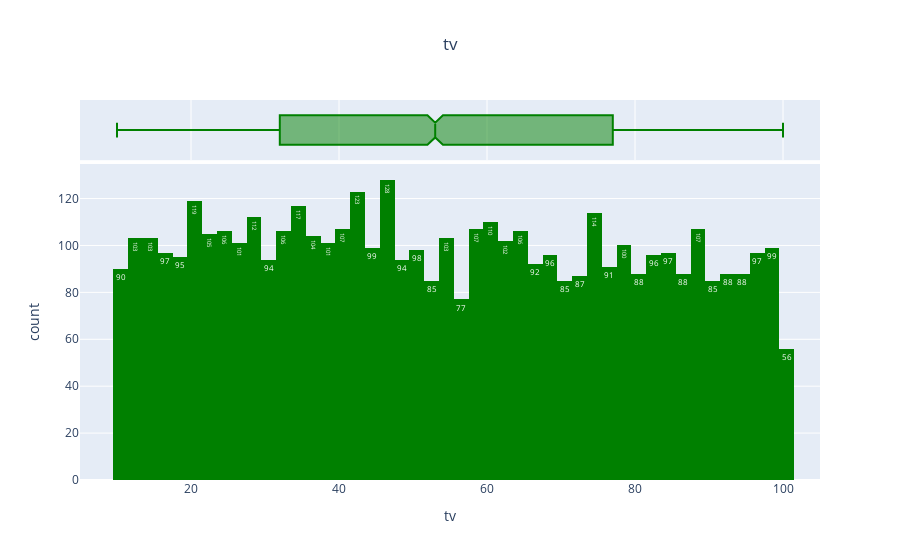
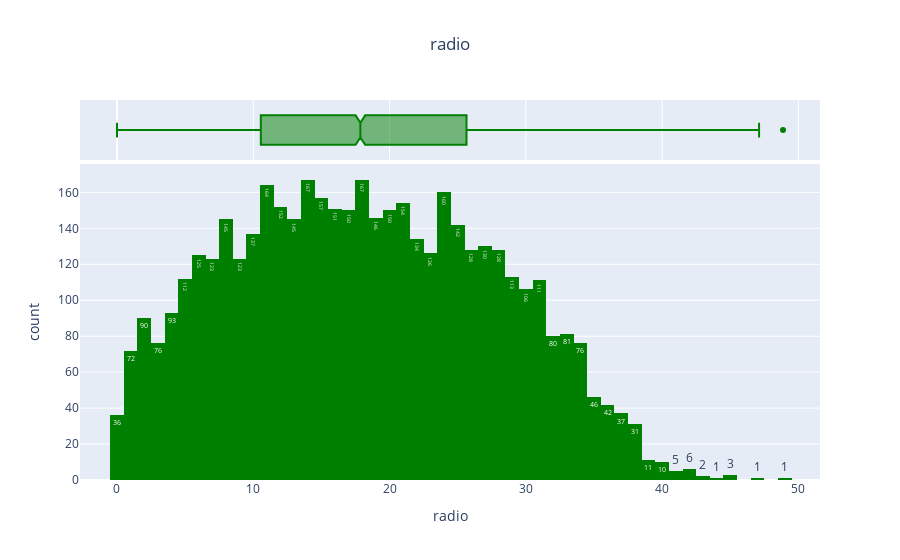
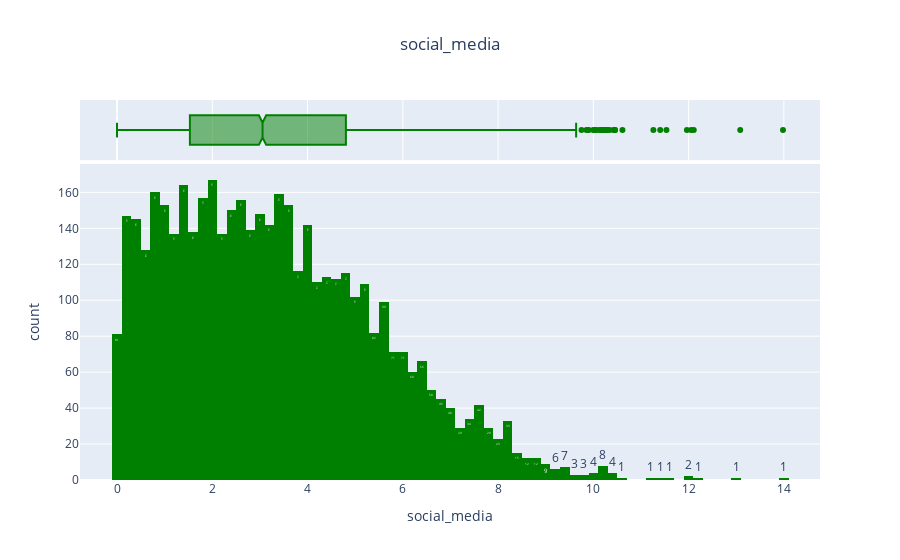
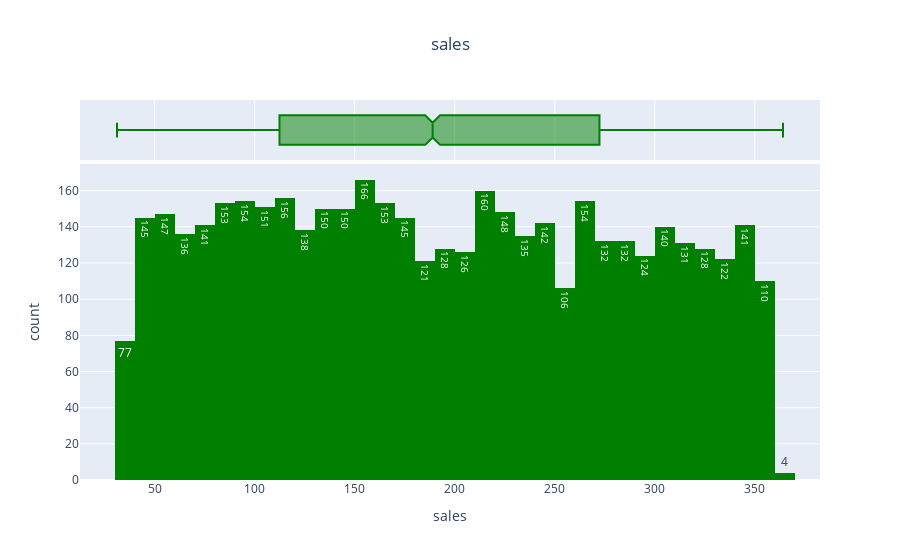

Notebook cell for these charts, in order:
### Code cell
lst=['tv','radio','social_media','sales','influencer','class']
for i in lst :
    print(f'for feature {i} : \n',df[i].value_counts())
    print()
    fig=px.histogram(df,i,title=f'{i}',color_discrete_sequence=['green'],marginal='box',text_auto=True)
    fig.update_layout(title_x=0.5)
    fig.show()
    print("-------------------------------------------------------------------------------")

### Figure 1 — Plotly figure (JSON) as saved in the notebook; plotly's stock layout.template omitted (floating-point values rounded to 4 significant figures; data arrays with more than 128 entries replaced by an {"elided": "..."} marker saying what was removed)
{"data": [{"alignmentgroup": "True", "bingroup": "x", "hovertemplate": "tv=%{x}<br>count=%{y}<extra></extra>", "legendgroup": "", "marker": {"color": "green", "pattern": {"shape": ""}}, "name": "", "offsetgroup": "", "orientation": "v", "showlegend": false, "texttemplate": "%{value}", "type": "histogram", "x": {"elided": "4546 int values"}, "xaxis": "x", "yaxis": "y"}, {"alignmentgroup": "True", "hovertemplate": "tv=%{x}<extra></extra>", "legendgroup": "", "marker": {"color": "green"}, "name": "", "notched": true, "offsetgroup": "", "showlegend": false, "type": "box", "x": {"elided": "4546 int values"}, "xaxis": "x2", "yaxis": "y2"}], "layout": {"barmode": "relative", "legend": {"tracegroupgap": 0}, "title": {"text": "tv", "x": 0.5}, "xaxis": {"anchor": "y", "domain": [0, 1], "title": {"text": "tv"}}, "xaxis2": {"anchor": "y2", "domain": [0, 1], "matches": "x", "showgrid": true, "showticklabels": false}, "yaxis": {"anchor": "x", "domain": [0, 0.8316], "title": {"text": "count"}}, "yaxis2": {"anchor": "x2", "domain": [0.8416, 1], "matches": "y2", "showgrid": false, "showline": false, "showticklabels": false, "ticks": ""}}}

### Figure 2 — Plotly figure (JSON) as saved in the notebook; plotly's stock layout.template omitted (floating-point values rounded to 4 significant figures; data arrays with more than 128 entries replaced by an {"elided": "..."} marker saying what was removed)
{"data": [{"alignmentgroup": "True", "bingroup": "x", "hovertemplate": "radio=%{x}<br>count=%{y}<extra></extra>", "legendgroup": "", "marker": {"color": "green", "pattern": {"shape": ""}}, "name": "", "offsetgroup": "", "orientation": "v", "showlegend": false, "texttemplate": "%{value}", "type": "histogram", "x": {"elided": "4546 float values"}, "xaxis": "x", "yaxis": "y"}, {"alignmentgroup": "True", "hovertemplate": "radio=%{x}<extra></extra>", "legendgroup": "", "marker": {"color": "green"}, "name": "", "notched": true, "offsetgroup": "", "showlegend": false, "type": "box", "x": {"elided": "4546 float values"}, "xaxis": "x2", "yaxis": "y2"}], "layout": {"barmode": "relative", "legend": {"tracegroupgap": 0}, "title": {"text": "radio", "x": 0.5}, "xaxis": {"anchor": "y", "domain": [0, 1], "title": {"text": "radio"}}, "xaxis2": {"anchor": "y2", "domain": [0, 1], "matches": "x", "showgrid": true, "showticklabels": false}, "yaxis": {"anchor": "x", "domain": [0, 0.8316], "title": {"text": "count"}}, "yaxis2": {"anchor": "x2", "domain": [0.8416, 1], "matches": "y2", "showgrid": false, "showline": false, "showticklabels": false, "ticks": ""}}}

### Figure 3 — Plotly figure (JSON) as saved in the notebook; plotly's stock layout.template omitted (floating-point values rounded to 4 significant figures; data arrays with more than 128 entries replaced by an {"elided": "..."} marker saying what was removed)
{"data": [{"alignmentgroup": "True", "bingroup": "x", "hovertemplate": "social_media=%{x}<br>count=%{y}<extra></extra>", "legendgroup": "", "marker": {"color": "green", "pattern": {"shape": ""}}, "name": "", "offsetgroup": "", "orientation": "v", "showlegend": false, "texttemplate": "%{value}", "type": "histogram", "x": {"elided": "4546 float values"}, "xaxis": "x", "yaxis": "y"}, {"alignmentgroup": "True", "hovertemplate": "social_media=%{x}<extra></extra>", "legendgroup": "", "marker": {"color": "green"}, "name": "", "notched": true, "offsetgroup": "", "showlegend": false, "type": "box", "x": {"elided": "4546 float values"}, "xaxis": "x2", "yaxis": "y2"}], "layout": {"barmode": "relative", "legend": {"tracegroupgap": 0}, "title": {"text": "social_media", "x": 0.5}, "xaxis": {"anchor": "y", "domain": [0, 1], "title": {"text": "social_media"}}, "xaxis2": {"anchor": "y2", "domain": [0, 1], "matches": "x", "showgrid": true, "showticklabels": false}, "yaxis": {"anchor": "x", "domain": [0, 0.8316], "title": {"text": "count"}}, "yaxis2": {"anchor": "x2", "domain": [0.8416, 1], "matches": "y2", "showgrid": false, "showline": false, "showticklabels": false, "ticks": ""}}}

### Figure 4 — Plotly figure (JSON) as saved in the notebook; plotly's stock layout.template omitted (floating-point values rounded to 4 significant figures; data arrays with more than 128 entries replaced by an {"elided": "..."} marker saying what was removed)
{"data": [{"alignmentgroup": "True", "bingroup": "x", "hovertemplate": "sales=%{x}<br>count=%{y}<extra></extra>", "legendgroup": "", "marker": {"color": "green", "pattern": {"shape": ""}}, "name": "", "offsetgroup": "", "orientation": "v", "showlegend": false, "texttemplate": "%{value}", "type": "histogram", "x": {"elided": "4546 float values"}, "xaxis": "x", "yaxis": "y"}, {"alignmentgroup": "True", "hovertemplate": "sales=%{x}<extra></extra>", "legendgroup": "", "marker": {"color": "green"}, "name": "", "notched": true, "offsetgroup": "", "showlegend": false, "type": "box", "x": {"elided": "4546 float values"}, "xaxis": "x2", "yaxis": "y2"}], "layout": {"barmode": "relative", "legend": {"tracegroupgap": 0}, "title": {"text": "sales", "x": 0.5}, "xaxis": {"anchor": "y", "domain": [0, 1], "title": {"text": "sales"}}, "xaxis2": {"anchor": "y2", "domain": [0, 1], "matches": "x", "showgrid": true, "showticklabels": false}, "yaxis": {"anchor": "x", "domain": [0, 0.8316], "title": {"text": "count"}}, "yaxis2": {"anchor": "x2", "domain": [0.8416, 1], "matches": "y2", "showgrid": false, "showline": false, "showticklabels": false, "ticks": ""}}}
